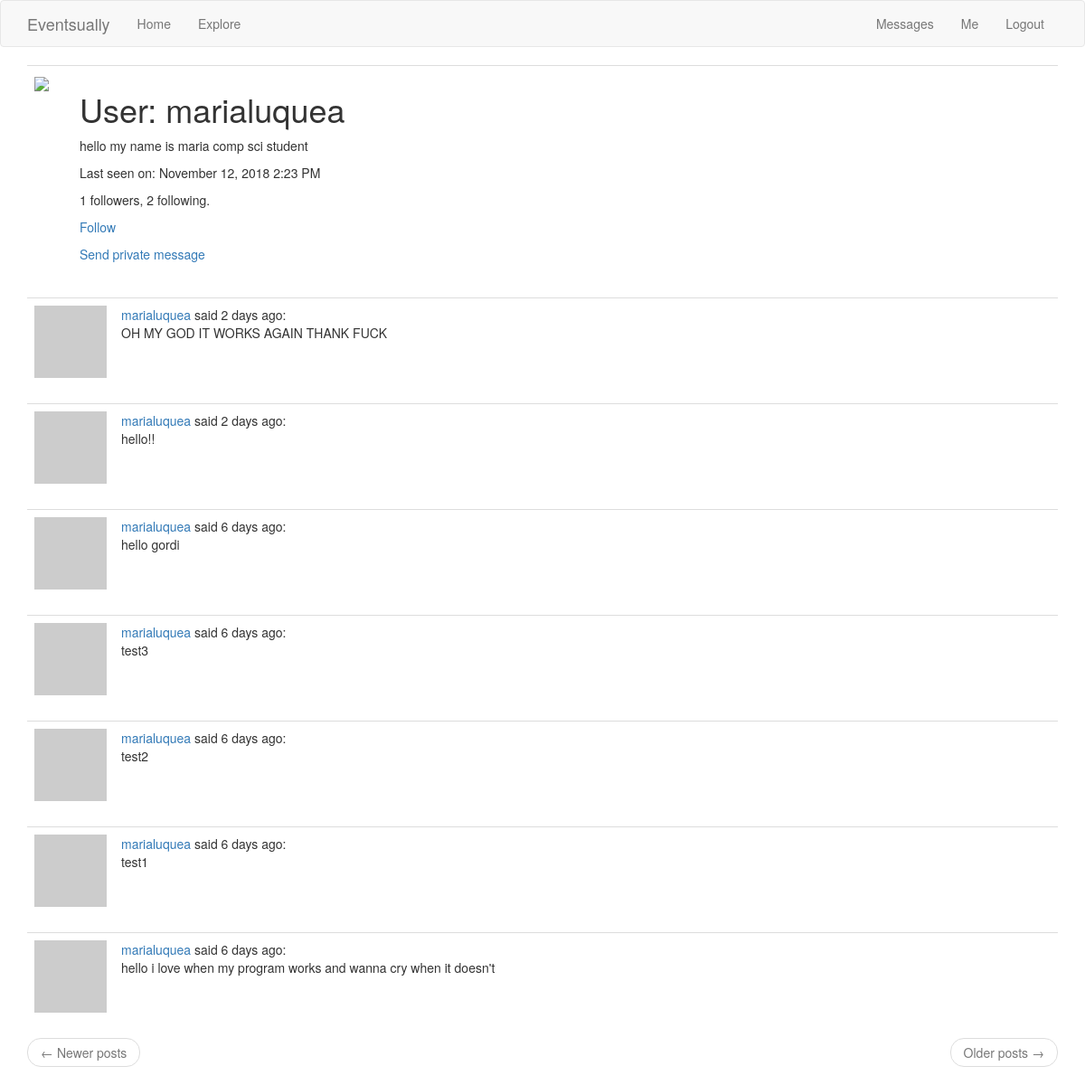
Page /user/marialuquea (signed in) on the earlier database version.
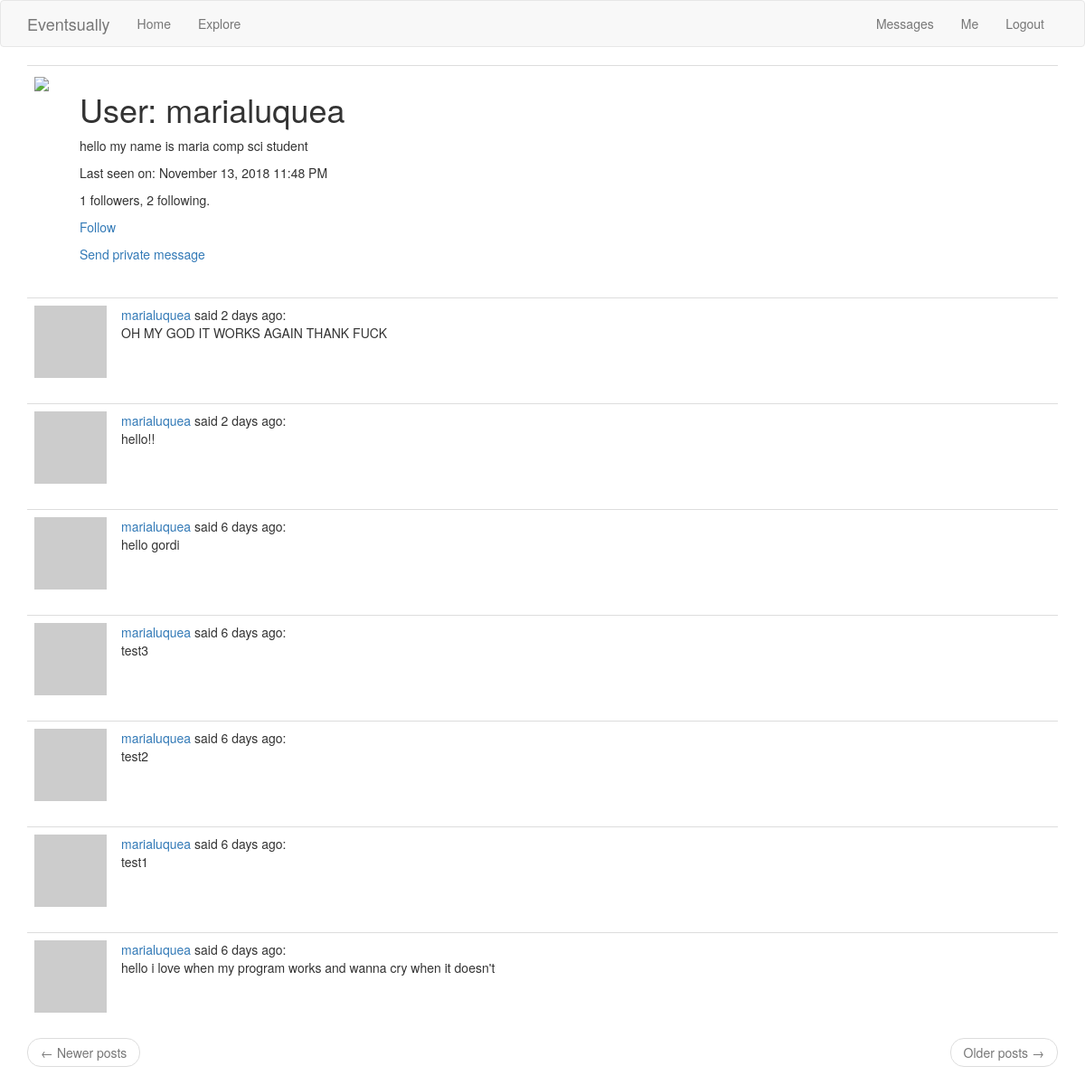
Same page on the later database version.
### app/models.py (models this page shows, shortened)
class User(UserMixin, db.Model):
    id = db.Column(db.Integer, primary_key=True)
    username = db.Column(db.String(64), index=True, unique=True)
    email = db.Column(db.String(120), index=True, unique=True)
    password_hash = db.Column(db.String(128))
    profilepic = db.Column(db.String(50))
    posts = db.relationship('Post', backref='author', lazy='dynamic')
    about_me = db.Column(db.String(200))
    last_seen = db.Column(db.DateTime, default=datetime.utcnow)
    followed = db.relationship(
        'User', secondary=followers,
        primaryjoin=(followers.c.follower_id == id),
        secondaryjoin=(followers.c.followed_id == id),
        backref=db.backref('followers', lazy='dynamic'), lazy='dynamic')
    messages_sent = db.relationship('Message',foreign_keys='Message.sender_id',backref='author', lazy='dynamic')
    messages_received = db.relationship('Message',foreign_keys='Message.recipient_id',backref='recipient', lazy='dynamic')
    last_message_read_time = db.Column(db.DateTime)
    notifications = db.relationship('Notification', backref='user',lazy='dynamic')
    def avatar(self, size):
        digest = md5(self.email.lower().encode('utf-8')).hexdigest()
        return 'https://www.gravatar.com/avatar/{}?d=identicon&s={}'.format(digest, size)
    def is_following(self, user):
        return self.followed.filter(
            followers.c.followed_id == user.id).count() > 0
    def new_messages(self):
        last_read_time = self.last_message_read_time or datetime(1900, 1, 1)
        return Message.query.filter_by(recipient=self).filter(
            Message.timestamp > last_read_time).count()

### main.py (the view)
@app.route('/user/<username>')
@login_required
def user(username):
    user = User.query.filter_by(username=username).first_or_404()
    image_file = user.profilepic
    page = request.args.get('page', 1, type=int)
    posts = user.posts.order_by(Post.timestamp.desc()).paginate(
        page, app.config['POSTS_PER_PAGE'], False)
    next_url = url_for('user', username=user.username, page=posts.next_num) \
        if posts.has_next else None
    prev_url = url_for('user', username=user.username, page=posts.prev_num) \
        if posts.has_prev else None
    return render_template('user.html', user=user, posts=posts.items,
                           next_url=next_url, prev_url=prev_url, image_file=image_file)

### app/models.py (called while the page is built)
@login.user_loader
def load_user(id):
    return User.query.get(int(id))

### main.py (called while the page is built)
@app.before_request
def before_request():
    if current_user.is_authenticated:
        current_user.last_seen = datetime.utcnow()
        db.session.commit()

### app/templates/user.html
{% extends "base.html" %}
{% block app_content %}
    <table class="table table-hover">
        <tr>
            <td width="50px"><img src="{{ image_file }}"></td>
            <td>
                <h1>User: {{ user.username }}</h1>
                {% if user.about_me %}<p>{{ user.about_me }}</p>{% endif %}
                {% if user.last_seen %}
                <p>Last seen on: {{ moment(user.last_seen).format('LLL') }}</p>
                {% endif %}
                <p>{{ user.followers.count() }} followers, {{ user.followed.count() }} following.</p>
                {% if user == current_user %}
                <p><a href="{{ url_for('edit_profile') }}">Edit your profile</a></p>
                {% elif not current_user.is_following(user) %}
                <p><a href="{{ url_for('follow', username=user.username) }}">Follow</a></p>
                {% else %}
                <p><a href="{{ url_for('unfollow', username=user.username) }}">Unfollow</a></p>
                {% endif %}
                {% if user != current_user %}
                <p><a href="{{ url_for('send_message', recipient=user.username) }}">{{ 'Send private message' }}</a></p>
                {% endif %}
            </td>
        </tr>
    </table>
    {% for post in posts %}
        {% include '_post.html' %}
    {% endfor %}
    <nav aria-label="...">
        <ul class="pager">
            <li class="previous{% if not prev_url %} disabled{% endif %}">
                <a href="{{ prev_url or '#' }}">
                    <span aria-hidden="true">&larr;</span> Newer posts
                </a>
            </li>
            <li class="next{% if not next_url %} disabled{% endif %}">
                <a href="{{ next_url or '#' }}">
                    Older posts <span aria-hidden="true">&rarr;</span>
                </a>
            </li>
        </ul>
    </nav>
{% endblock %}

Differences in the rows shown:
changed User "marialuquea": last_seen "November 12, 2018 2:23 PM" → "November 13, 2018 11:48 PM"
